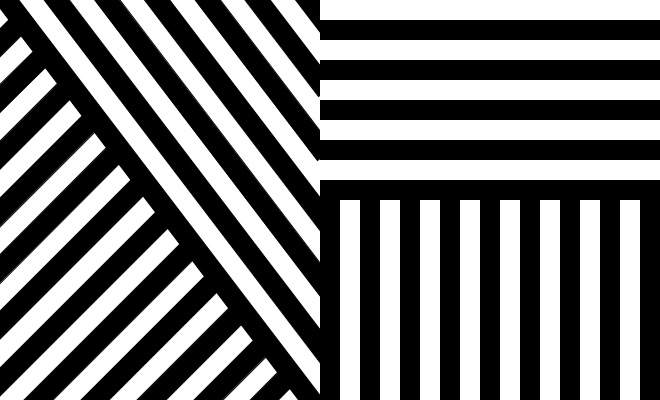
Frame 1 (no input)
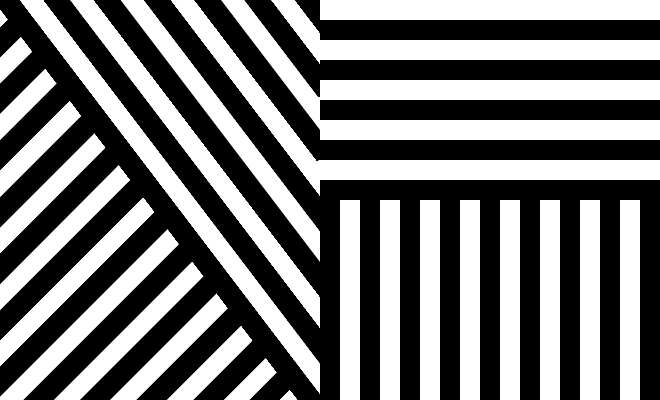
Frame 60 (the mouse pressed at the canvas centre just before this capture)
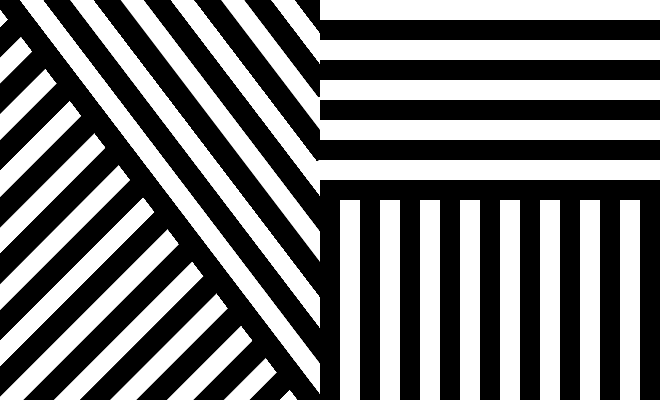
Frame 120 (the mouse held since frame 60 and released just before this capture)

The Processing sketch that drew these frames (run headless with seeded random() and noise(); from frame 60 on, the mouse is pressed at the canvas centre):

// Processing sketch: processing_108204
// ── processing_108204.pde

void setup(){
  size (660,400);
  background(255,255,255);
  }
  
  void draw (){ 
        
   fill (0,0,0);
   rotate(PI/4.0);
   rect(460,60,20,200);
   rect(420,55,20,200);
   rect(380,40,20,350);
   rect(340,35,20,350);
   rect(300,30,20,350);
   rect(260,25,20,270);
   rect(220,20,20,300);
   rect(180,15,20,300);
   rect(140,10,20,200);
   rect(100,10,20,150);
   rect(60,10,20,70);
   rect(20,0,20,230);
   rotate(PI/-4.0);
   rotate(PI/3.0);
   rect(0,330,20,500);
   rotate(PI/-1.85);
   rect(-5,0,20,550);
   rect(35,-40,20,530);
   rect(75,-80,20,510);
   rect(115,-120,20,500);
   rect(155,-160,20,480);
   rect(195,-200,20,470);
   rect(235,-240,20,470);
   rotate(PI/-3.0);
   rotate(PI/1.85);
   fill (255,255,255);
   noStroke();
   rect(320,0,340,400);
   fill (0,0,0);
   rect(320,20,492,20);
   rect(320,60,492,20);
   rect(320,100,492,20);
   rect(320,140,492,20);
   rect(320,180,492,20);
   rect(320,200,20,500);
   rect(360,200,20,500);
   rect(400,200,20,500);
   rect(440,200,20,500);
   rect(480,200,20,500);
   rect(520,200,20,500);
   rect(560,200,20,500);
   rect(600,200,20,500);
   rect(640,200,20,500);
      
  
 

  
  
  
  }
